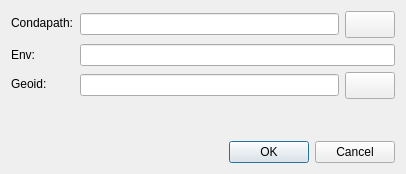
<?xml version="1.0" encoding="UTF-8"?>
<ui version="4.0">
 <class>SampleDialog</class>
 <widget class="QDialog" name="SampleDialog">
  <property name="geometry">
   <rect>
    <x>0</x>
    <y>0</y>
    <width>406</width>
    <height>174</height>
   </rect>
  </property>
  <property name="windowTitle">
   <string>InstallRequirement</string>
  </property>
  <layout class="QVBoxLayout" name="verticalLayout">
   <item>
      <layout class="QFormLayout" name="formLayout">
        <item row="0" column="0">
     <widget class="QLabel" name="label_CondaPath">
          <property name="text">
          <string>Condapath:</string>
          </property>
     </widget>
     </item>
<item row="0" column="1">
     <layout class="QHBoxLayout" name="horizontalLayout">
    <item>
     <widget class="QLineEdit" name="CondaPath">
          <property name="field_name" stdset="0">
               <string>CondaPath</string>
          </property>
          <property name="key" stdset="0">
               <string>file</string>
          </property>
          <property name="prop_name" stdset="0">
               <string>text</string>
          </property> 
                      
                    <property name="type" stdset="0">
                        <string>folder</string>
                    </property>
                            
                    <property name="toolTip" stdset="0">
                        <string>Carpeta de instalacion de conda/miniconda</string>
                    </property>
                   
          
        <property name="text">
            <string></string>
        </property>
        
     </widget>
     </item>
<item>
    <widget class="QPushButton" name="fileWidgetButton_CondaPath">
    <property name="sizePolicy">
    <sizepolicy hsizetype="Preferred" vsizetype="Fixed">
    <horstretch>0</horstretch>
    <verstretch>0</verstretch>
    </sizepolicy>
    </property>
    <property name="maximumSize">
    <size>
    <width>50</width>
    <height>16777215</height>
    </size>
    </property>
    <property name="font">
    <font>
    <pointsize>12</pointsize>
    <bold>true</bold>
    </font>
    </property>
    <property name="for_file_widget" stdset="0">
        <string>CondaPath</string>
    </property>  
    </widget>
</item>
</layout>
</item>
  <item row="1" column="0">
     <widget class="QLabel" name="label_Env">
          <property name="text">
          <string>Env:</string>
          </property>
     </widget>
     </item>
<item row="1" column="1">
     
     <widget class="QLineEdit" name="Env">
          <property name="field_name" stdset="0">
               <string>Env</string>
          </property>
          <property name="key" stdset="0">
               <string>lineedit</string>
          </property>
          <property name="prop_name" stdset="0">
               <string>text</string>
          </property> 
                      
                    <property name="toolTip" stdset="0">
                        <string>Nombre del entorno conda</string>
                    </property>
                   
          
        <property name="text">
            <string></string>
        </property>
        
     </widget>
     
</item>
  <item row="2" column="0">
     <widget class="QLabel" name="label_Geoid">
          <property name="text">
          <string>Geoid:</string>
          </property>
     </widget>
     </item>
<item row="2" column="1">
     <layout class="QHBoxLayout" name="horizontalLayout">
    <item>
     <widget class="QLineEdit" name="Geoid">
          <property name="field_name" stdset="0">
               <string>Geoid</string>
          </property>
          <property name="key" stdset="0">
               <string>file</string>
          </property>
          <property name="prop_name" stdset="0">
               <string>text</string>
          </property> 
                      
                    <property name="type" stdset="0">
                        <string>folder</string>
                    </property>
                            
                    <property name="toolTip" stdset="0">
                        <string>Carpeta con los modelos del geoide</string>
                    </property>
                   
          
        <property name="text">
            <string></string>
        </property>
        
     </widget>
     </item>
<item>
    <widget class="QPushButton" name="fileWidgetButton_Geoid">
    <property name="sizePolicy">
    <sizepolicy hsizetype="Preferred" vsizetype="Fixed">
    <horstretch>0</horstretch>
    <verstretch>0</verstretch>
    </sizepolicy>
    </property>
    <property name="maximumSize">
    <size>
    <width>50</width>
    <height>16777215</height>
    </size>
    </property>
    <property name="font">
    <font>
    <pointsize>12</pointsize>
    <bold>true</bold>
    </font>
    </property>
    <property name="for_file_widget" stdset="0">
        <string>Geoid</string>
    </property>  
    </widget>
</item>
</layout>
</item>
  
      </layout>
   </item>
   <item>
    <widget class="QDialogButtonBox" name="buttonBox">
     <property name="standardButtons">
      <set>QDialogButtonBox::Cancel|QDialogButtonBox::Ok</set>
     </property>
    </widget>
   </item>
  </layout>
 </widget>
 <resources/>
 <connections>
  <connection>
   <sender>buttonBox</sender>
   <signal>rejected()</signal>
   <receiver>SampleDialog</receiver>
   <slot>reject()</slot>
  </connection>
  <connection>
   <sender>buttonBox</sender>
   <signal>accepted()</signal>
   <receiver>SampleDialog</receiver>
   <slot>accept()</slot>
  </connection>
  
 </connections>
  <slots>
    <slot>listAddButtonClicked()</slot>
    <slot>fileWidgetButtonClicked()</slot>
    <slot>imageWidgetRemoveButtonClicked()</slot>
    <slot>imageWidgetChangeButtonClicked()</slot>
    <slot>imagesWidgetChangeDirectoryButtonClicked()</slot>
    <slot>listDeleteButtonClicked()</slot>
    <slot>objectDetailButtonClicked()</slot>
    <slot>tableAddButtonClicked()</slot>
    <slot>tableDeleteButtonClicked()</slot>
    <slot>simpleGridFirstPageButtonClicked()</slot>
    <slot>simpleGridPreviousPageButtonClicked()</slot>
    <slot>simpleGridNextPageButtonClicked()</slot>
    <slot>simpleGridLastPageButtonClicked()</slot>
    <slot>simpleGridPageCountComboChanged()</slot>


 </slots>
</ui>
